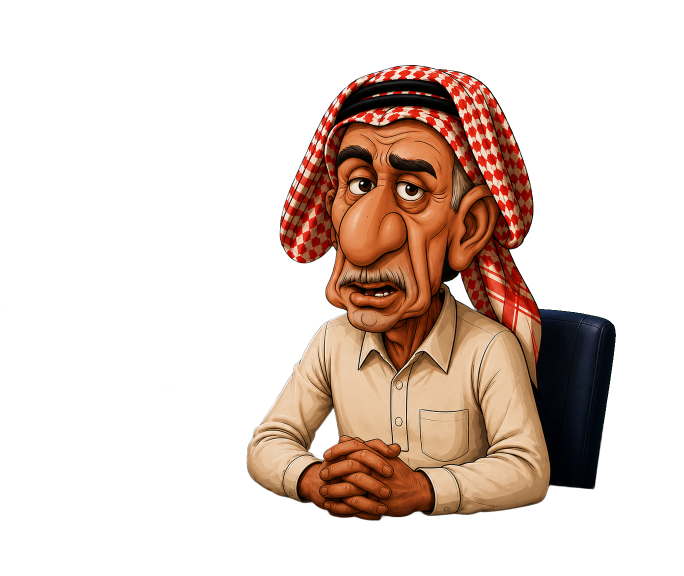
#> input picture assets/haj_relief/ref10/rgba.png, 1367 x 1151 px (shown at 1/2 size)
$ python prep_plate.py ../../assets/haj_relief/ref10/rgba.png ../../assets/haj_relief/ref10/rgba.png
#> lines starting #> are read from the running program, lines starting #| are printed output that depends on the picture; after the words box and inside, x2 and y2 are one past the last pixel; in counts of white or black regions, pixels touching at a corner belong together
"""Background plates from a reference shot: the studio with the character painted out,
widened to 16:9, and the green screen filled with each screen image.

    python prep_plate.py assets/haj_salama/refs/ref10.png assets/haj_relief/ref10 IMG [IMG...]

Needs rgba.png (from prep_ref.py) in the output folder. Writes plates/<image stem>.png and
frame.json (how reference pixels map onto the 1920x1080 frame).
"""
import json
import sys
from pathlib import Path

import cv2
import numpy as np
from PIL import Image, ImageFilter

W, H = 1920, 1080


def green_key(rgb):
    r, g, b = (rgb[..., i].astype(int) for i in range(3))
    return (g > r + 25) & (g > b + 25) & (g > 70)


def main(ref, out, screens):
#> called with ref = '../../assets/haj_relief/ref10/rgba.png', out = '../../assets/haj_relief/ref10/rgba.png'
    out = Path(out)
    rgb = np.asarray(Image.open(ref).convert("RGB"))
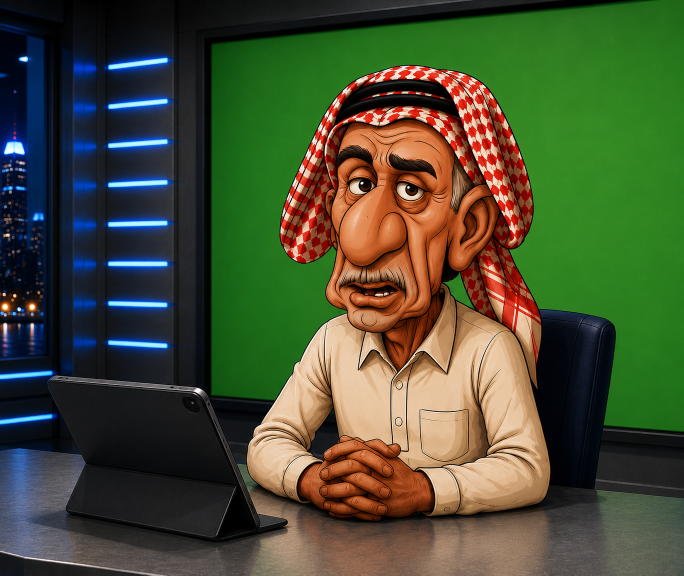
#> rgb: shape (1151, 1367, 3) (shown at 1/2 size); mean R, G, B 71.6, 79.6, 51.6
    alpha = np.asarray(Image.open(out / "rgba.png"))[..., 3]
    h, w = alpha.shape
#> h = 1151; w = 1367

    # paint the character out (hidden behind the relief anyway; only edges show when he turns)
    hole = cv2.dilate((alpha > 8).astype(np.uint8) * 255, np.ones((25, 25), np.uint8))
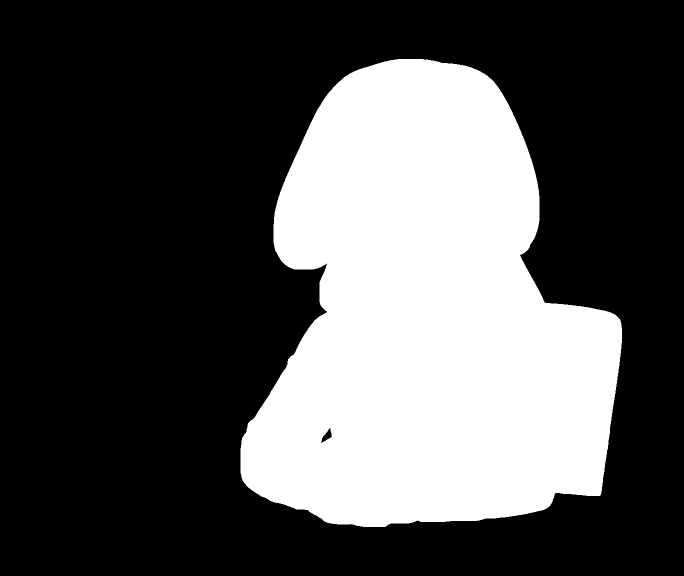
#> hole: shape (1151, 1367) (shown at 1/2 size); 31.9% white; 1 white region, box (x1, y1, x2, y2) and area: (481, 118, 1244, 1054) 501303
    bgr = cv2.cvtColor(rgb, cv2.COLOR_RGB2BGR)
    # where the hole sits on the green screen, fill with green so the key still finds the screen
    filled = cv2.inpaint(bgr, hole, 9, cv2.INPAINT_TELEA)
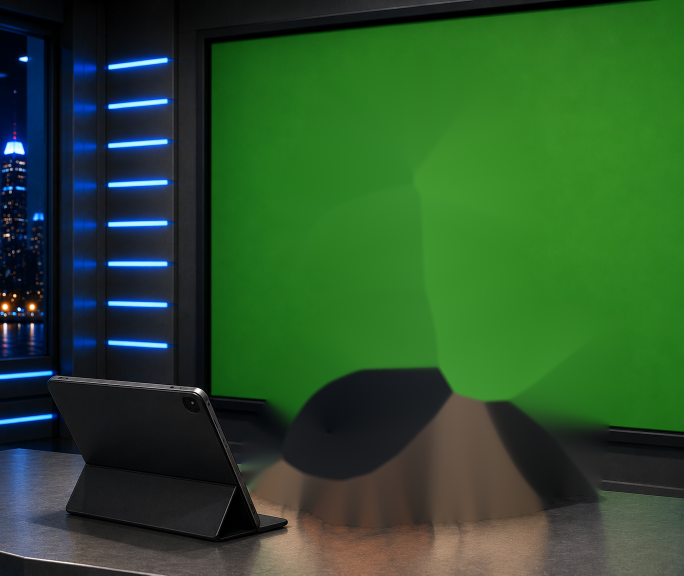
#> filled: shape (1151, 1367, 3) (shown at 1/2 size); mean B, G, R 43.2, 81.5, 43

    # widen to 16:9: scale to the frame height and stretch the outermost columns
    # (neon bars become long bars, the screen and desk simply continue)
    s = H / h
#> s = 0.938
    sw = int(round(w * s))
#> sw = 1283
    scaled = cv2.resize(filled, (sw, H), interpolation=cv2.INTER_AREA)
    left = (W - sw) // 2
#> left = 318
    right = W - sw - left
#> right = 319
    wide = cv2.copyMakeBorder(scaled, 0, 0, left, right, cv2.BORDER_REPLICATE)
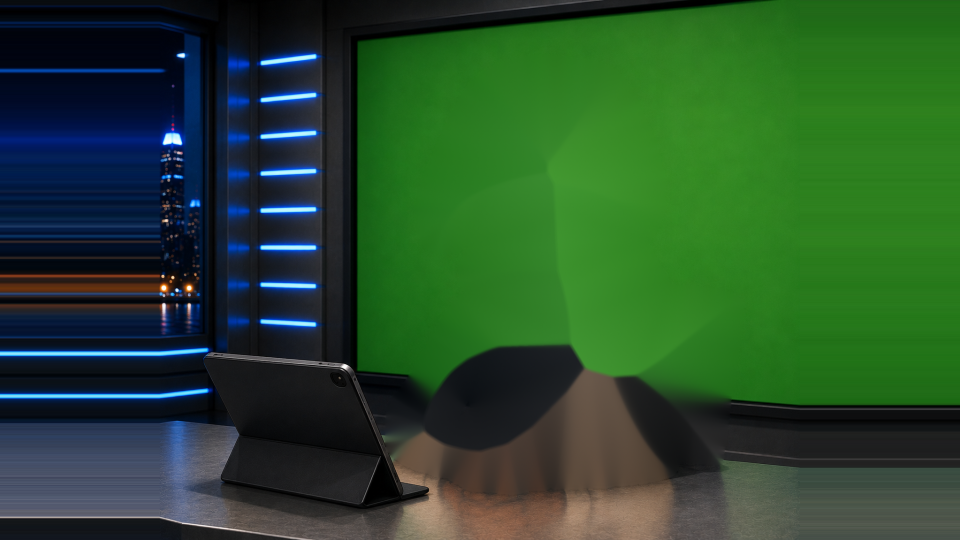
#> wide: shape (1080, 1920, 3) (shown at 1/2 size); mean B, G, R 44, 77.3, 39.2
    plate = cv2.cvtColor(wide, cv2.COLOR_BGR2RGB)

    key = green_key(plate).astype(np.uint8)
#> in green_key, `r, g, b = (rgb[..., i].astype(int) for i in range(3))`:
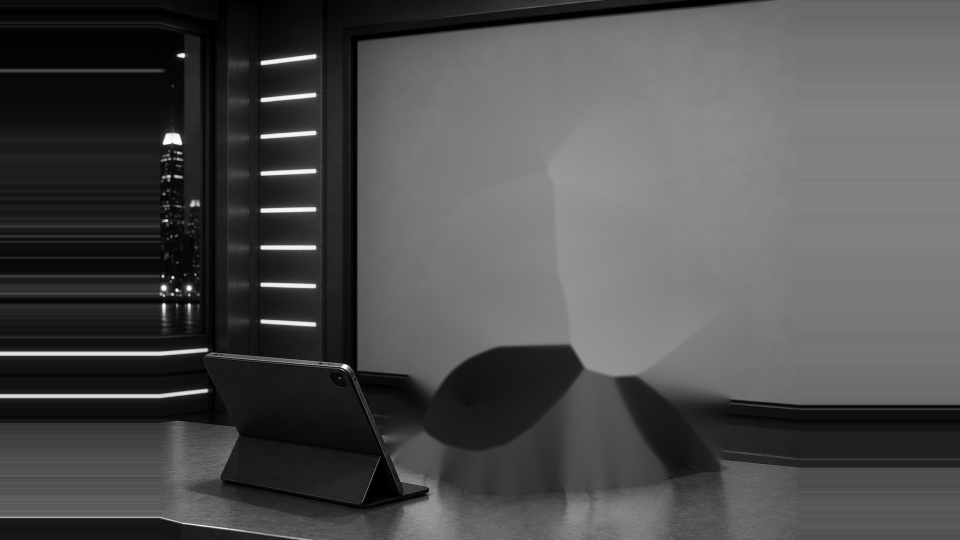
#> g: shape (1080, 1920) int64 (shown at 1/2 size); min 0, max 254, mean 77.3
#> in green_key, `r, g, b = (rgb[..., i].astype(int) for i in range(3))`:
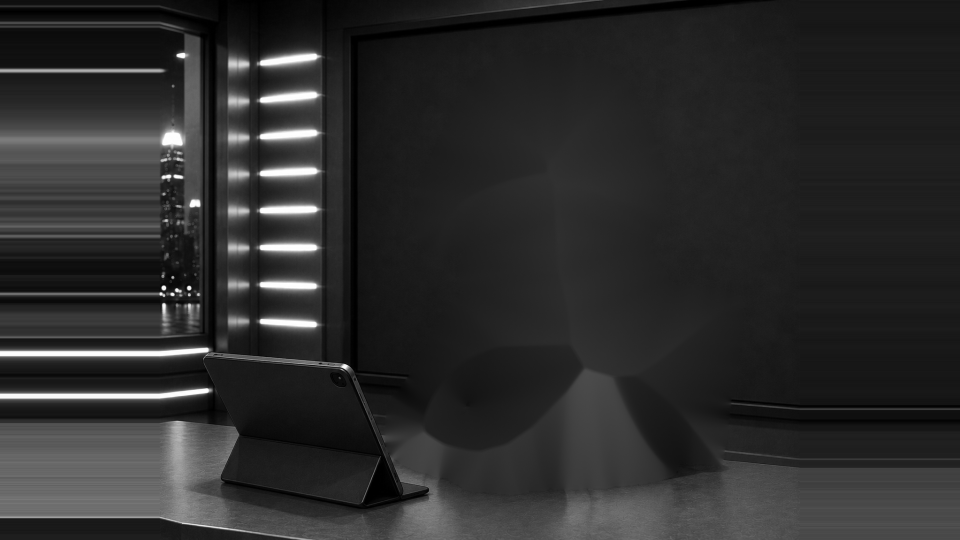
#> b: shape (1080, 1920) int64 (shown at 1/2 size); min 0, max 255, mean 44
#> in green_key, `return (g > r + 25) & (g > b + 25) & (g > 70)`:
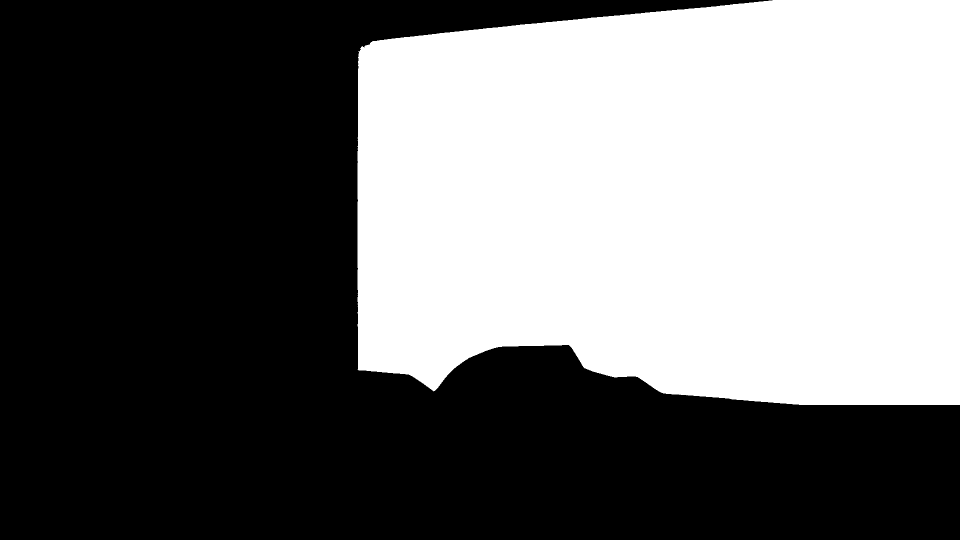
#> returned value: shape (1080, 1920) bool (shown at 1/2 size); 42.9% white; 1 white region, box (x1, y1, x2, y2) and area: (715, 0, 1920, 810) 889751
    key = cv2.morphologyEx(key, cv2.MORPH_OPEN, np.ones((7, 7), np.uint8))
#> key: shape (1080, 1920); values 0 (black) and 1 (white), 42.9% white; 1 white region, box (x1, y1, x2, y2) and area: (715, 0, 1920, 810) 889693
    key = cv2.morphologyEx(key, cv2.MORPH_CLOSE, np.ones((15, 15), np.uint8))
#> key: shape (1080, 1920); values 0 (black) and 1 (white), 42.9% white; 1 white region, box (x1, y1, x2, y2) and area: (715, 0, 1920, 810) 890013
    ys, xs = np.nonzero(key)
    x0, x1, y0, y1 = xs.min(), xs.max(), ys.min(), ys.max()
#> x0 = 715; x1 = 1919; y0 = 0; y1 = 809
    soft = np.asarray(Image.fromarray(key * 255).filter(ImageFilter.GaussianBlur(1.5))).astype(float)[..., None] / 255

    (out / "plates").mkdir(exist_ok=True)
    for img in screens:
        card = Image.open(img).convert("RGB")
        bw, bh = x1 - x0 + 1, y1 - y0 + 1
        k = max(bw / card.width, bh / card.height)  # cover the screen area
        card = card.resize((int(card.width * k) + 1, int(card.height * k) + 1), Image.LANCZOS)
        cx, cy = (card.width - bw) // 2, (card.height - bh) // 2
        layer = np.zeros_like(plate)
        layer[y0:y1 + 1, x0:x1 + 1] = np.asarray(card)[cy:cy + bh, cx:cx + bw]
        comp = (plate * (1 - soft) + layer * soft).astype(np.uint8)
        Image.fromarray(comp).save(out / "plates" / f"{Path(img).stem}.png")
    (out / "frame.json").write_text(json.dumps({"scale": s, "offset": [left, 0], "ref_size": [w, h],
                                                "screen_box": [int(x0), int(y0), int(x1), int(y1)]}), encoding="utf-8")
    print("ok", (x0, y0, x1, y1), "scale", round(s, 4), "offset", left)
#| ok (715, 0, 1919, 809) scale 0.9383 offset 318


if __name__ == "__main__":
    main(sys.argv[1], sys.argv[2], sys.argv[3:])
